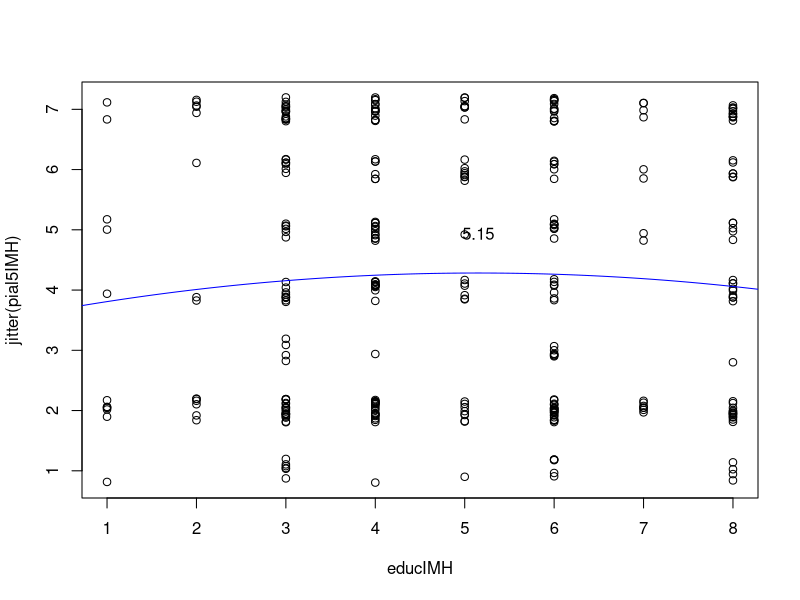

Here is the R script that generated this plot:
pew <- read.csv("Feb_2014_Views_Future_CSV.csv",header=TRUE,sep=",")
trim <- function(x,level=99) {
  replace(x,which(x>level),NA)
}
pew$pial2aIMH <- trim(pew$pial2a,level=4)
pew$pial2bIMH <- trim(pew$pial2b,level=4)
pew$pial2cIMH <- trim(pew$pial2c,level=4)
pew$pial2dIMH <- trim(pew$pial2d,level=4)
pew$pial2eIMH <- trim(pew$pial2e,level=4)
pew$pial3aIMH <- trim(pew$pial3a,level=2)
pew$pial3bIMH <- trim(pew$pial3b,level=2)
pew$pial3cIMH <- trim(pew$pial3c,level=2)
pew$pial3dIMH <- trim(pew$pial3d,level=2)
pew$pial4aIMH <- trim(pew$pial4a,level=2)
pew$pial4bIMH <- trim(pew$pial4b,level=2)
pew$pial4cIMH <- trim(pew$pial4c,level=2)
pew$pial5IMH <- trim(pew$pial5,level=7)
pew$educIMH <- trim(pew$educ2,level=8)
pial5_1 <- ifelse(pew$educIMH == 1, pew$pial5IMH, NA)
pial5_2 <- ifelse(pew$educIMH == 2, pew$pial5IMH, NA)
pial5_3 <- ifelse(pew$educIMH == 3, pew$pial5IMH, NA)
pial5_4 <- ifelse(pew$educIMH == 4, pew$pial5IMH, NA)
pial5_5 <- ifelse(pew$educIMH == 5, pew$pial5IMH, NA)
pial5_6 <- ifelse(pew$educIMH == 6, pew$pial5IMH, NA)
pial5_7 <- ifelse(pew$educIMH == 7, pew$pial5IMH, NA)
pial5_8 <- ifelse(pew$educIMH == 8, pew$pial5IMH, NA)
# from here down, don't use, eg, pew$pial2e; rather, use
# pial2e,data=pew or else you can't feed fit_x to predict
plot(jitter(pial5IMH)~educIMH,data=pew)
fit <- lm(pial5IMH~poly(educIMH,2,raw=TRUE),data=pew)
fit_x <- seq(-1,101,length.out=8192)
lines(fit_x,predict(fit,data.frame(educIMH=fit_x)),col="blue")
peak <- -summary(fit)$coefficients[2,1]/summary(fit)$coefficients[3,1]/2
text(peak,(par("usr")[4]-par("usr")[3])*0.75,pos=1,paste(signif(peak,3)))
# require(plotrix)
# h_multi <- list(pial5_1,pial5_2,pial5_3,pial5_4,pial5_5,pial5_6,pial5_7,pial5_8)
# multhist(h_multi,freq=FALSE)
#
# below here for general science survey
pew <- read.csv("Pew-GP-Science-2014.csv",header=TRUE,sep=",")
nukes <- data.frame(1:max(na.omit(trim(pew$educ2,level=8))))
for (i in 1:dim(nukes)[1]) {
  nukes$educ[i] <- i
  nukes$means[i] <- mean(replace(trim(pew$q24b,level=2),which(pew$educ2==i),NA),na.rm=TRUE)
  nukes$stdevs[i] <- sd(replace(trim(pew$q24b,level=2),which(pew$educ2==i),NA),na.rm=TRUE)
}
nukes <- subset(nukes,select=-1)